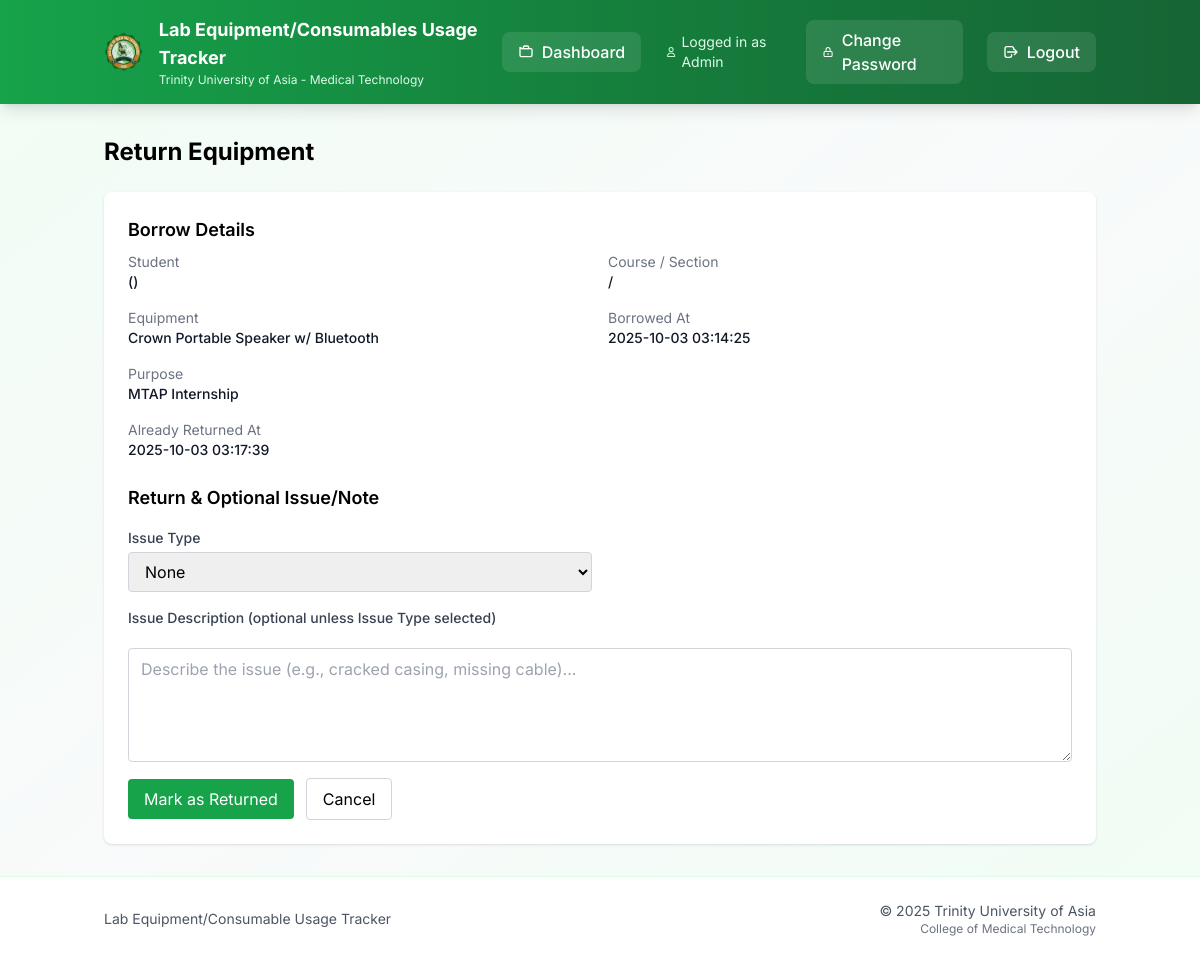
The page /equipment/return/1 (signed in) on the database its author committed.
### models.py (models this page shows)
class Equipment(db.Model):
    id = db.Column(db.Integer, primary_key=True)
    description = db.Column(db.String(200), nullable=False)
    qty = db.Column(db.Integer)
    date_purchased = db.Column(db.String(20))
    serial_number = db.Column(db.String(100))
    brand_name = db.Column(db.String(100))
    model = db.Column(db.String(100))
    remarks = db.Column(db.String(100))
    location = db.Column(db.String(200))
    barcode = db.Column(db.String(50), nullable=True)  # Barcode for quick scanning

class BorrowLog(db.Model):
    id = db.Column(db.Integer, primary_key=True)
    borrower_name = db.Column(db.String(100), nullable=False)
    borrower_type = db.Column(db.String(20), nullable=False)  # 'student' or 'faculty'
    section_course = db.Column(db.String(150), nullable=False)  # Combined section + course
    purpose = db.Column(db.Text, nullable=False)
    equipment_id = db.Column(db.Integer, db.ForeignKey('equipment.id'))
    quantity_borrowed = db.Column(db.Integer, default=1, nullable=False)
    borrowed_at = db.Column(db.DateTime, default=db.func.current_timestamp())
    returned_at = db.Column(db.DateTime, nullable=True)
    equipment = db.relationship('Equipment', backref='borrow_logs')

### app.py (the view, shortened to what this page needs)
@app.route('/equipment/return/<int:borrow_id>', methods=['GET', 'POST'])
def return_equipment(borrow_id):
    if session.get('role') not in ['admin', 'tech']:
        return redirect(url_for('dashboard'))
    log = BorrowLog.query.get_or_404(borrow_id)
    return render_template('return_equipment.html', log=log)

### templates/return_equipment.html (shortened to what this page needs)
{% extends "base.html" %}
{% block content %}
<h1 class="text-2xl font-bold mb-6">Return Equipment</h1>
<div class="bg-white rounded-lg shadow p-6 space-y-6">
  <div>
    <h2 class="text-lg font-semibold mb-2">Borrow Details</h2>
    <div class="grid grid-cols-1 md:grid-cols-2 gap-4 text-sm">
      <div>
        <div class="text-gray-500">Student</div>
        <div class="font-medium text-gray-900">{{ log.student_name }} ({{ log.student_number }})</div>
      </div>
      <div>
        <div class="text-gray-500">Course / Section</div>
        <div class="font-medium text-gray-900">{{ log.course }} / {{ log.section }}</div>
      </div>
      <div>
        <div class="text-gray-500">Equipment</div>
        <div class="font-medium text-gray-900">{{ log.equipment.description if log.equipment else '—' }}</div>
      </div>
      <div>
        <div class="text-gray-500">Borrowed At</div>
        <div class="font-medium text-gray-900">{{ log.borrowed_at }}</div>
      </div>
      <div class="md:col-span-2">
        <div class="text-gray-500">Purpose</div>
        <div class="font-medium text-gray-900">{{ log.purpose }}</div>
      </div>
      {% if log.returned_at %}
      <div class="md:col-span-2">
        <div class="text-gray-500">Already Returned At</div>
        <div class="font-medium text-gray-900">{{ log.returned_at }}</div>
      </div>
      {% endif %}
    </div>
  </div>
  <form method="POST" class="space-y-4">
    <h2 class="text-lg font-semibold">Return & Optional Issue/Note</h2>
    <div class="grid grid-cols-1 md:grid-cols-2 gap-4">
      <div>
        <label for="note_type" class="block text-sm font-medium text-gray-700">Issue Type</label>
        <select id="note_type" name="note_type" class="mt-1 block w-full border border-gray-300 rounded px-3 py-2">
          <option value="none" selected>None</option>
        </select>
      </div>
      <div class="md:col-span-2">
        <label for="description" class="block text-sm font-medium text-gray-700">Issue Description (optional unless Issue Type selected)</label>
      </div>
      <div class="md:col-span-2">
        <textarea id="description" name="description" rows="4" class="mt-1 block w-full border border-gray-300 rounded px-3 py-2" placeholder="Describe the issue (e.g., cracked casing, missing cable)..."></textarea>
      </div>
    </div>
    <div class="flex items-center gap-3">
      <button type="submit" class="bg-green-600 text-white px-4 py-2 rounded hover:bg-green-700">Mark as Returned</button>
      <a href="{{ url_for('history') }}" class="px-4 py-2 rounded border border-gray-300 hover:bg-gray-50">Cancel</a>
    </div>
  </form>
</div>
{% endblock %}

### templates/base.html (style rules this page uses)
body { font-family: 'Inter', sans-serif; }
* { transition: all 0.2s ease-in-out; }

### rows shown on the page
Equipment: equipment "Crown Portable Speaker w/ Bluetooth"
BorrowLog: borrowed_at "2025-10-03 03:14:25", purpose "MTAP Internship", returned_at "2025-10-03 03:17:39"

### other values the page prints
{{ session.get('role', 'User').title() }} "Admin"
